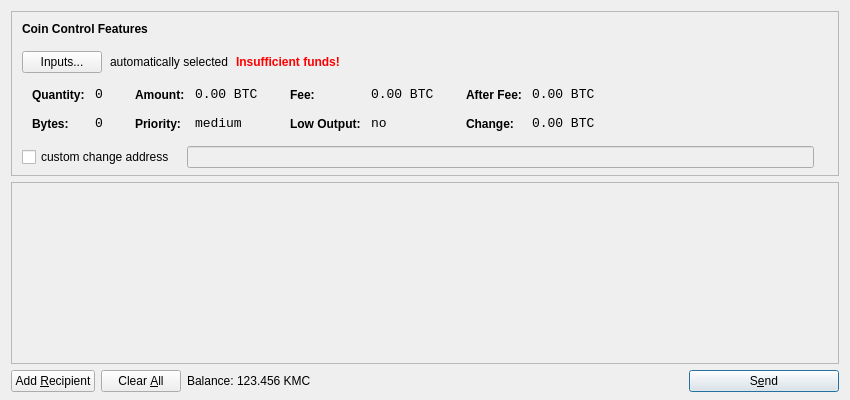
<?xml version="1.0" encoding="UTF-8"?>
<ui version="4.0">
 <class>SendCoinsDialog</class>
 <widget class="QDialog" name="SendCoinsDialog">
  <property name="geometry">
   <rect>
    <x>0</x>
    <y>0</y>
    <width>850</width>
    <height>400</height>
   </rect>
  </property>
  <property name="windowTitle">
   <string>Send Coins</string>
  </property>
  <layout class="QVBoxLayout" name="verticalLayout" stretch="0,1,0">
   <property name="bottomMargin">
    <number>8</number>
   </property>
   <item>
    <widget class="QFrame" name="frameCoinControl">
     <property name="sizePolicy">
      <sizepolicy hsizetype="Expanding" vsizetype="Expanding">
       <horstretch>0</horstretch>
       <verstretch>0</verstretch>
      </sizepolicy>
     </property>
     <property name="maximumSize">
      <size>
       <width>16777215</width>
       <height>16777215</height>
      </size>
     </property>
     <property name="frameShape">
      <enum>QFrame::StyledPanel</enum>
     </property>
     <property name="frameShadow">
      <enum>QFrame::Sunken</enum>
     </property>
     <layout class="QVBoxLayout" name="verticalLayoutCoinControl2">
      <property name="spacing">
       <number>-1</number>
      </property>
      <property name="leftMargin">
       <number>0</number>
      </property>
      <property name="topMargin">
       <number>0</number>
      </property>
      <property name="rightMargin">
       <number>0</number>
      </property>
      <property name="bottomMargin">
       <number>6</number>
      </property>
      <item>
       <layout class="QVBoxLayout" name="verticalLayoutCoinControl" stretch="0,0,0,0,1">
        <property name="spacing">
         <number>0</number>
        </property>
        <property name="leftMargin">
         <number>10</number>
        </property>
        <property name="topMargin">
         <number>10</number>
        </property>
        <item>
         <layout class="QHBoxLayout" name="horizontalLayoutCoinControl1">
          <property name="bottomMargin">
           <number>15</number>
          </property>
          <item>
           <widget class="QLabel" name="labelCoinControlFeatures">
            <property name="sizePolicy">
             <sizepolicy hsizetype="Preferred" vsizetype="Maximum">
              <horstretch>0</horstretch>
              <verstretch>0</verstretch>
             </sizepolicy>
            </property>
            <property name="font">
             <font>
              <weight>75</weight>
              <bold>true</bold>
             </font>
            </property>
            <property name="styleSheet">
             <string notr="true">font-weight:bold;</string>
            </property>
            <property name="text">
             <string>Coin Control Features</string>
            </property>
           </widget>
          </item>
         </layout>
        </item>
        <item>
         <layout class="QHBoxLayout" name="horizontalLayoutCoinControl2" stretch="0,0,0,0">
          <property name="spacing">
           <number>8</number>
          </property>
          <property name="bottomMargin">
           <number>10</number>
          </property>
          <item>
           <widget class="QPushButton" name="pushButtonCoinControl">
            <property name="styleSheet">
             <string notr="true"/>
            </property>
            <property name="text">
             <string>Inputs...</string>
            </property>
           </widget>
          </item>
          <item>
           <widget class="QLabel" name="labelCoinControlAutomaticallySelected">
            <property name="text">
             <string>automatically selected</string>
            </property>
            <property name="margin">
             <number>5</number>
            </property>
           </widget>
          </item>
          <item>
           <widget class="QLabel" name="labelCoinControlInsuffFunds">
            <property name="font">
             <font>
              <weight>75</weight>
              <bold>true</bold>
             </font>
            </property>
            <property name="styleSheet">
             <string notr="true">color:red;font-weight:bold;</string>
            </property>
            <property name="text">
             <string>Insufficient funds!</string>
            </property>
            <property name="margin">
             <number>5</number>
            </property>
           </widget>
          </item>
          <item>
           <spacer name="horizontalSpacerCoinControl">
            <property name="orientation">
             <enum>Qt::Horizontal</enum>
            </property>
            <property name="sizeHint" stdset="0">
             <size>
              <width>40</width>
              <height>1</height>
             </size>
            </property>
           </spacer>
          </item>
         </layout>
        </item>
        <item>
         <widget class="QWidget" name="widgetCoinControl" native="true">
          <property name="sizePolicy">
           <sizepolicy hsizetype="Preferred" vsizetype="Preferred">
            <horstretch>0</horstretch>
            <verstretch>0</verstretch>
           </sizepolicy>
          </property>
          <property name="minimumSize">
           <size>
            <width>0</width>
            <height>0</height>
           </size>
          </property>
          <property name="styleSheet">
           <string notr="true"/>
          </property>
          <layout class="QHBoxLayout" name="horizontalLayoutCoinControl5">
           <property name="margin">
            <number>0</number>
           </property>
           <item>
            <layout class="QHBoxLayout" name="horizontalLayoutCoinControl3" stretch="0,0,0,1">
             <property name="spacing">
              <number>20</number>
             </property>
             <property name="topMargin">
              <number>0</number>
             </property>
             <property name="bottomMargin">
              <number>10</number>
             </property>
             <item>
              <layout class="QFormLayout" name="formLayoutCoinControl1">
               <property name="horizontalSpacing">
                <number>10</number>
               </property>
               <property name="verticalSpacing">
                <number>14</number>
               </property>
               <property name="leftMargin">
                <number>10</number>
               </property>
               <property name="topMargin">
                <number>4</number>
               </property>
               <property name="rightMargin">
                <number>6</number>
               </property>
               <item row="0" column="0">
                <widget class="QLabel" name="labelCoinControlQuantityText">
                 <property name="styleSheet">
                  <string notr="true">font-weight:bold;</string>
                 </property>
                 <property name="text">
                  <string>Quantity:</string>
                 </property>
                 <property name="margin">
                  <number>0</number>
                 </property>
                </widget>
               </item>
               <item row="0" column="1">
                <widget class="QLabel" name="labelCoinControlQuantity">
                 <property name="font">
                  <font>
                   <family>Monospace</family>
                   <pointsize>10</pointsize>
                  </font>
                 </property>
                 <property name="cursor">
                  <cursorShape>IBeamCursor</cursorShape>
                 </property>
                 <property name="contextMenuPolicy">
                  <enum>Qt::ActionsContextMenu</enum>
                 </property>
                 <property name="text">
                  <string notr="true">0</string>
                 </property>
                 <property name="margin">
                  <number>0</number>
                 </property>
                 <property name="textInteractionFlags">
                  <set>Qt::LinksAccessibleByMouse|Qt::TextSelectableByKeyboard|Qt::TextSelectableByMouse</set>
                 </property>
                </widget>
               </item>
               <item row="1" column="0">
                <widget class="QLabel" name="labelCoinControlBytesText">
                 <property name="styleSheet">
                  <string notr="true">font-weight:bold;</string>
                 </property>
                 <property name="text">
                  <string>Bytes:</string>
                 </property>
                </widget>
               </item>
               <item row="1" column="1">
                <widget class="QLabel" name="labelCoinControlBytes">
                 <property name="font">
                  <font>
                   <family>Monospace</family>
                   <pointsize>10</pointsize>
                  </font>
                 </property>
                 <property name="cursor">
                  <cursorShape>IBeamCursor</cursorShape>
                 </property>
                 <property name="contextMenuPolicy">
                  <enum>Qt::ActionsContextMenu</enum>
                 </property>
                 <property name="text">
                  <string notr="true">0</string>
                 </property>
                 <property name="textInteractionFlags">
                  <set>Qt::LinksAccessibleByMouse|Qt::TextSelectableByKeyboard|Qt::TextSelectableByMouse</set>
                 </property>
                </widget>
               </item>
              </layout>
             </item>
             <item>
              <layout class="QFormLayout" name="formLayoutCoinControl2">
               <property name="horizontalSpacing">
                <number>10</number>
               </property>
               <property name="verticalSpacing">
                <number>14</number>
               </property>
               <property name="leftMargin">
                <number>6</number>
               </property>
               <property name="topMargin">
                <number>4</number>
               </property>
               <property name="rightMargin">
                <number>6</number>
               </property>
               <item row="0" column="0">
                <widget class="QLabel" name="labelCoinControlAmountText">
                 <property name="styleSheet">
                  <string notr="true">font-weight:bold;</string>
                 </property>
                 <property name="text">
                  <string>Amount:</string>
                 </property>
                 <property name="margin">
                  <number>0</number>
                 </property>
                </widget>
               </item>
               <item row="0" column="1">
                <widget class="QLabel" name="labelCoinControlAmount">
                 <property name="font">
                  <font>
                   <family>Monospace</family>
                   <pointsize>10</pointsize>
                  </font>
                 </property>
                 <property name="cursor">
                  <cursorShape>IBeamCursor</cursorShape>
                 </property>
                 <property name="contextMenuPolicy">
                  <enum>Qt::ActionsContextMenu</enum>
                 </property>
                 <property name="text">
                  <string notr="true">0.00 BTC</string>
                 </property>
                 <property name="textInteractionFlags">
                  <set>Qt::LinksAccessibleByMouse|Qt::TextSelectableByKeyboard|Qt::TextSelectableByMouse</set>
                 </property>
                </widget>
               </item>
               <item row="1" column="0">
                <widget class="QLabel" name="labelCoinControlPriorityText">
                 <property name="styleSheet">
                  <string notr="true">font-weight:bold;</string>
                 </property>
                 <property name="text">
                  <string>Priority:</string>
                 </property>
                </widget>
               </item>
               <item row="1" column="1">
                <widget class="QLabel" name="labelCoinControlPriority">
                 <property name="font">
                  <font>
                   <family>Monospace</family>
                   <pointsize>10</pointsize>
                  </font>
                 </property>
                 <property name="cursor">
                  <cursorShape>IBeamCursor</cursorShape>
                 </property>
                 <property name="contextMenuPolicy">
                  <enum>Qt::ActionsContextMenu</enum>
                 </property>
                 <property name="text">
                  <string>medium</string>
                 </property>
                 <property name="textInteractionFlags">
                  <set>Qt::LinksAccessibleByMouse|Qt::TextSelectableByKeyboard|Qt::TextSelectableByMouse</set>
                 </property>
                </widget>
               </item>
              </layout>
             </item>
             <item>
              <layout class="QFormLayout" name="formLayoutCoinControl3">
               <property name="horizontalSpacing">
                <number>10</number>
               </property>
               <property name="verticalSpacing">
                <number>14</number>
               </property>
               <property name="leftMargin">
                <number>6</number>
               </property>
               <property name="topMargin">
                <number>4</number>
               </property>
               <property name="rightMargin">
                <number>6</number>
               </property>
               <item row="0" column="0">
                <widget class="QLabel" name="labelCoinControlFeeText">
                 <property name="styleSheet">
                  <string notr="true">font-weight:bold;</string>
                 </property>
                 <property name="text">
                  <string>Fee:</string>
                 </property>
                 <property name="margin">
                  <number>0</number>
                 </property>
                </widget>
               </item>
               <item row="0" column="1">
                <widget class="QLabel" name="labelCoinControlFee">
                 <property name="font">
                  <font>
                   <family>Monospace</family>
                   <pointsize>10</pointsize>
                  </font>
                 </property>
                 <property name="cursor">
                  <cursorShape>IBeamCursor</cursorShape>
                 </property>
                 <property name="contextMenuPolicy">
                  <enum>Qt::ActionsContextMenu</enum>
                 </property>
                 <property name="text">
                  <string notr="true">0.00 BTC</string>
                 </property>
                 <property name="textInteractionFlags">
                  <set>Qt::LinksAccessibleByMouse|Qt::TextSelectableByKeyboard|Qt::TextSelectableByMouse</set>
                 </property>
                </widget>
               </item>
               <item row="1" column="0">
                <widget class="QLabel" name="labelCoinControlLowOutputText">
                 <property name="styleSheet">
                  <string notr="true">font-weight:bold;</string>
                 </property>
                 <property name="text">
                  <string>Low Output:</string>
                 </property>
                </widget>
               </item>
               <item row="1" column="1">
                <widget class="QLabel" name="labelCoinControlLowOutput">
                 <property name="font">
                  <font>
                   <family>Monospace</family>
                   <pointsize>10</pointsize>
                  </font>
                 </property>
                 <property name="cursor">
                  <cursorShape>IBeamCursor</cursorShape>
                 </property>
                 <property name="contextMenuPolicy">
                  <enum>Qt::ActionsContextMenu</enum>
                 </property>
                 <property name="text">
                  <string>no</string>
                 </property>
                 <property name="textInteractionFlags">
                  <set>Qt::LinksAccessibleByMouse|Qt::TextSelectableByKeyboard|Qt::TextSelectableByMouse</set>
                 </property>
                </widget>
               </item>
              </layout>
             </item>
             <item>
              <layout class="QFormLayout" name="formLayoutCoinControl4">
               <property name="horizontalSpacing">
                <number>10</number>
               </property>
               <property name="verticalSpacing">
                <number>14</number>
               </property>
               <property name="leftMargin">
                <number>6</number>
               </property>
               <property name="topMargin">
                <number>4</number>
               </property>
               <property name="rightMargin">
                <number>6</number>
               </property>
               <item row="0" column="0">
                <widget class="QLabel" name="labelCoinControlAfterFeeText">
                 <property name="styleSheet">
                  <string notr="true">font-weight:bold;</string>
                 </property>
                 <property name="text">
                  <string>After Fee:</string>
                 </property>
                 <property name="margin">
                  <number>0</number>
                 </property>
                </widget>
               </item>
               <item row="0" column="1">
                <widget class="QLabel" name="labelCoinControlAfterFee">
                 <property name="font">
                  <font>
                   <family>Monospace</family>
                   <pointsize>10</pointsize>
                  </font>
                 </property>
                 <property name="cursor">
                  <cursorShape>IBeamCursor</cursorShape>
                 </property>
                 <property name="contextMenuPolicy">
                  <enum>Qt::ActionsContextMenu</enum>
                 </property>
                 <property name="text">
                  <string notr="true">0.00 BTC</string>
                 </property>
                 <property name="textInteractionFlags">
                  <set>Qt::LinksAccessibleByMouse|Qt::TextSelectableByKeyboard|Qt::TextSelectableByMouse</set>
                 </property>
                </widget>
               </item>
               <item row="1" column="0">
                <widget class="QLabel" name="labelCoinControlChangeText">
                 <property name="styleSheet">
                  <string notr="true">font-weight:bold;</string>
                 </property>
                 <property name="text">
                  <string>Change:</string>
                 </property>
                </widget>
               </item>
               <item row="1" column="1">
                <widget class="QLabel" name="labelCoinControlChange">
                 <property name="font">
                  <font>
                   <family>Monospace</family>
                   <pointsize>10</pointsize>
                  </font>
                 </property>
                 <property name="cursor">
                  <cursorShape>IBeamCursor</cursorShape>
                 </property>
                 <property name="contextMenuPolicy">
                  <enum>Qt::ActionsContextMenu</enum>
                 </property>
                 <property name="text">
                  <string notr="true">0.00 BTC</string>
                 </property>
                 <property name="textInteractionFlags">
                  <set>Qt::LinksAccessibleByMouse|Qt::TextSelectableByKeyboard|Qt::TextSelectableByMouse</set>
                 </property>
                </widget>
               </item>
              </layout>
             </item>
            </layout>
           </item>
          </layout>
         </widget>
        </item>
        <item>
         <layout class="QHBoxLayout" name="horizontalLayoutCoinControl4" stretch="0,0,0">
          <property name="spacing">
           <number>12</number>
          </property>
          <property name="sizeConstraint">
           <enum>QLayout::SetDefaultConstraint</enum>
          </property>
          <property name="topMargin">
           <number>5</number>
          </property>
          <property name="rightMargin">
           <number>5</number>
          </property>
          <item>
           <widget class="QCheckBox" name="checkBoxCoinControlChange">
            <property name="text">
             <string>custom change address</string>
            </property>
           </widget>
          </item>
          <item>
           <widget class="QLineEdit" name="lineEditCoinControlChange">
            <property name="enabled">
             <bool>false</bool>
            </property>
            <property name="sizePolicy">
             <sizepolicy hsizetype="Expanding" vsizetype="Fixed">
              <horstretch>0</horstretch>
              <verstretch>0</verstretch>
             </sizepolicy>
            </property>
           </widget>
          </item>
          <item>
           <widget class="QLabel" name="labelCoinControlChangeLabel">
            <property name="sizePolicy">
             <sizepolicy hsizetype="Preferred" vsizetype="Expanding">
              <horstretch>0</horstretch>
              <verstretch>0</verstretch>
             </sizepolicy>
            </property>
            <property name="minimumSize">
             <size>
              <width>0</width>
              <height>0</height>
             </size>
            </property>
            <property name="text">
             <string/>
            </property>
            <property name="margin">
             <number>3</number>
            </property>
           </widget>
          </item>
         </layout>
        </item>
        <item>
         <spacer name="verticalSpacerCoinControl">
          <property name="orientation">
           <enum>Qt::Vertical</enum>
          </property>
          <property name="sizeHint" stdset="0">
           <size>
            <width>800</width>
            <height>1</height>
           </size>
          </property>
         </spacer>
        </item>
       </layout>
      </item>
     </layout>
    </widget>
   </item>
   <item>
    <widget class="QScrollArea" name="scrollArea">
     <property name="widgetResizable">
      <bool>true</bool>
     </property>
     <widget class="QWidget" name="scrollAreaWidgetContents">
      <property name="geometry">
       <rect>
        <x>0</x>
        <y>0</y>
        <width>830</width>
        <height>165</height>
       </rect>
      </property>
      <layout class="QVBoxLayout" name="verticalLayout_2">
       <property name="margin">
        <number>0</number>
       </property>
       <item>
        <layout class="QVBoxLayout" name="entries">
         <property name="spacing">
          <number>6</number>
         </property>
        </layout>
       </item>
       <item>
        <spacer name="verticalSpacer">
         <property name="orientation">
          <enum>Qt::Vertical</enum>
         </property>
         <property name="sizeHint" stdset="0">
          <size>
           <width>20</width>
           <height>40</height>
          </size>
         </property>
        </spacer>
       </item>
      </layout>
     </widget>
    </widget>
   </item>
   <item>
    <layout class="QHBoxLayout" name="horizontalLayout">
     <item>
      <widget class="QPushButton" name="addButton">
       <property name="toolTip">
        <string>Send to multiple recipients at once</string>
       </property>
       <property name="text">
        <string>Add &amp;Recipient</string>
       </property>
       <property name="icon">
        <iconset resource="../bitcoin.qrc">
         <normaloff>:/icons/add</normaloff>:/icons/add</iconset>
       </property>
       <property name="autoDefault">
        <bool>false</bool>
       </property>
      </widget>
     </item>
     <item>
      <widget class="QPushButton" name="clearButton">
       <property name="sizePolicy">
        <sizepolicy hsizetype="Minimum" vsizetype="Fixed">
         <horstretch>0</horstretch>
         <verstretch>0</verstretch>
        </sizepolicy>
       </property>
       <property name="toolTip">
        <string>Remove all transaction fields</string>
       </property>
       <property name="text">
        <string>Clear &amp;All</string>
       </property>
       <property name="icon">
        <iconset resource="../bitcoin.qrc">
         <normaloff>:/icons/remove</normaloff>:/icons/remove</iconset>
       </property>
       <property name="autoRepeatDelay">
        <number>300</number>
       </property>
       <property name="autoDefault">
        <bool>false</bool>
       </property>
      </widget>
     </item>
     <item>
      <layout class="QHBoxLayout" name="horizontalLayout_2">
       <property name="spacing">
        <number>3</number>
       </property>
       <item>
        <widget class="QLabel" name="label">
         <property name="text">
          <string>Balance:</string>
         </property>
        </widget>
       </item>
       <item>
        <widget class="QLabel" name="labelBalance">
         <property name="cursor">
          <cursorShape>IBeamCursor</cursorShape>
         </property>
         <property name="text">
          <string>123.456 KMC</string>
         </property>
         <property name="textInteractionFlags">
          <set>Qt::LinksAccessibleByMouse|Qt::TextSelectableByKeyboard|Qt::TextSelectableByMouse</set>
         </property>
        </widget>
       </item>
      </layout>
     </item>
     <item>
      <spacer name="horizontalSpacer">
       <property name="orientation">
        <enum>Qt::Horizontal</enum>
       </property>
       <property name="sizeHint" stdset="0">
        <size>
         <width>40</width>
         <height>20</height>
        </size>
       </property>
      </spacer>
     </item>
     <item>
      <widget class="QPushButton" name="sendButton">
       <property name="minimumSize">
        <size>
         <width>150</width>
         <height>0</height>
        </size>
       </property>
       <property name="toolTip">
        <string>Confirm the send action</string>
       </property>
       <property name="text">
        <string>S&amp;end</string>
       </property>
       <property name="icon">
        <iconset resource="../bitcoin.qrc">
         <normaloff>:/icons/send</normaloff>:/icons/send</iconset>
       </property>
       <property name="default">
        <bool>true</bool>
       </property>
      </widget>
     </item>
    </layout>
   </item>
  </layout>
 </widget>
 <resources>
  <include location="../bitcoin.qrc"/>
 </resources>
 <connections/>
</ui>
